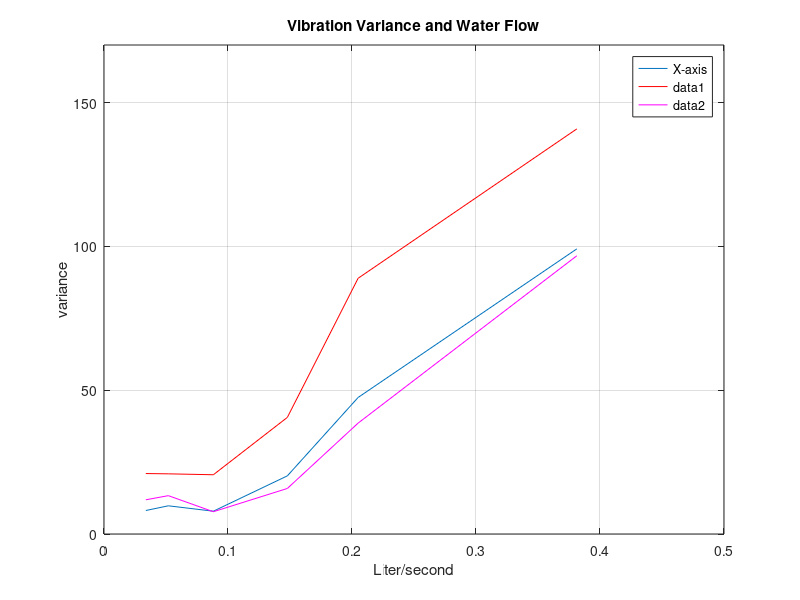
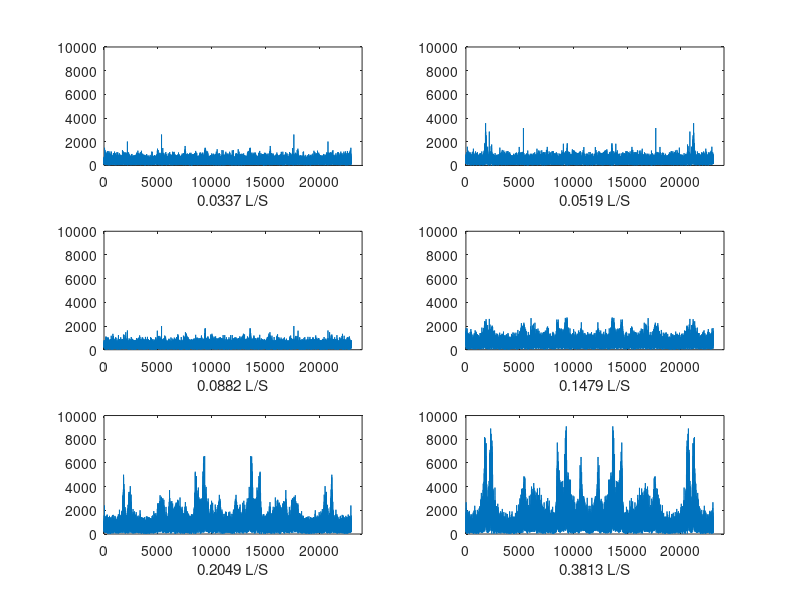

Reproduce these figures in MATLAB, in order.
clear
close all
load data1.txt
load data2.txt
load data3.txt
load data4.txt
load data5.txt
load data6.txt
Water = [ 2.6 4.0 6.8 11.4 15.8 29.4];
Water = Water*0.456/35.1572;

%X = [var(data1(10000:11000,1)) var(data2(10000:11000,1)) var(data3(10000:11000,1)) var(data4(11000:20000,1)) var(data5(11000:20000,1)) var(data6(11000:20000,1))];
%X = [var(data1(:,1)) var(data2(:,1)) var(data3(:,1)) var(data4(:,1)) var(data5(:,1)) var(data6(:,1))];
%Y = [var(data1(:,2)) var(data2(:,2)) var(data3(:,2)) var(data4(:,2)) var(data5(:,2)) var(data6(:,2))];
%Z = [var(data1(:,3)) var(data2(:,3)) var(data3(:,3)) var(data4(:,3)) var(data5(:,3)) var(data6(:,3))];

for i=1:20
    X(i,:) = [var(data1(i*1000:(i+1)*1000,1)) var(data2(i*1000:(i+1)*1000,1)) var(data3(i*1000:(i+1)*1000,1)) var(data4(i*1000:(i+1)*1000,1)) var(data5(i*1000:(i+1)*1000,1)) var(data6(i*1000:(i+1)*1000,1))];
    Y(i,:) = [var(data1(i*1000:(i+1)*1000,2)) var(data2(i*1000:(i+1)*1000,2)) var(data3(i*1000:(i+1)*1000,2)) var(data4(i*1000:(i+1)*1000,2)) var(data5(i*1000:(i+1)*1000,2)) var(data6(i*1000:(i+1)*1000,2))];
    Z(i,:) = [var(data1(i*1000:(i+1)*1000,3)) var(data2(i*1000:(i+1)*1000,3)) var(data3(i*1000:(i+1)*1000,3)) var(data4(i*1000:(i+1)*1000,3)) var(data5(i*1000:(i+1)*1000,3)) var(data6(i*1000:(i+1)*1000,3))];
end

plot(Water, mean(X))
hold on
title('Vibration Variance and Water Flow')
xlabel('Liter/second')
ylabel('variance')
legend('X-axis', 'Y-axis', 'Z-axis')
plot(Water, mean(Y),'r')
plot(Water, mean(Z),'m')
grid on
axis([0 0.5 0 170])
FX1 = fft(data1(:,1));
FX2 = fft(data2(:,1));
FX3 = fft(data3(:,1));
FX4 = fft(data4(:,1));
FX5 = fft(data5(:,1));
FX6 = fft(data6(:,1));

figure
title('Frequency Domain Response')
subplot(3,2,1)
plot(abs(FX1(1000:24000)))
xlabel('0.0337 L/S')
axis([0 24000 0 10000])
subplot(3,2,2)
plot(abs(FX2(1000:24000)))
xlabel('0.0519 L/S')
axis([0 24000 0 10000])
subplot(3,2,3)
plot(abs(FX3(1000:24000)))
xlabel('0.0882 L/S')
axis([0 24000 0 10000])
subplot(3,2,4)
plot(abs(FX4(1000:24000)))
xlabel('0.1479 L/S')
axis([0 24000 0 10000])
subplot(3,2,5)
plot(abs(FX5(1000:24000)))
xlabel('0.2049 L/S')
axis([0 24000 0 10000])
subplot(3,2,6)
plot(abs(FX6(1000:24000)))
xlabel('0.3813 L/S')
axis([0 24000 0 10000])